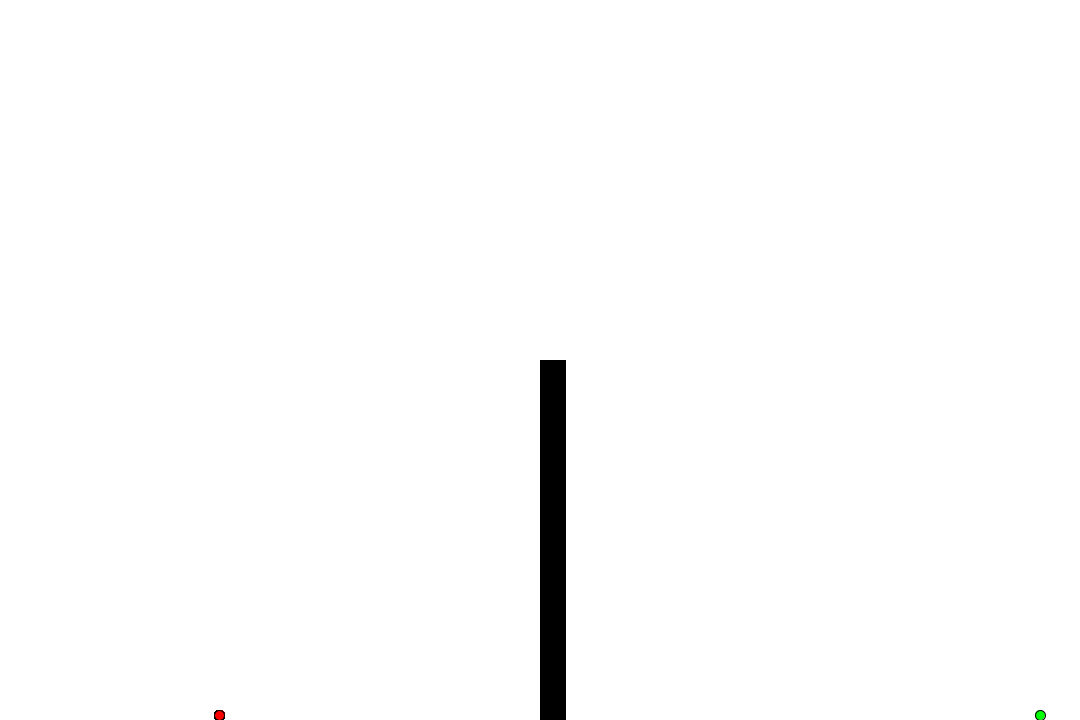
Frame 1 (no input)
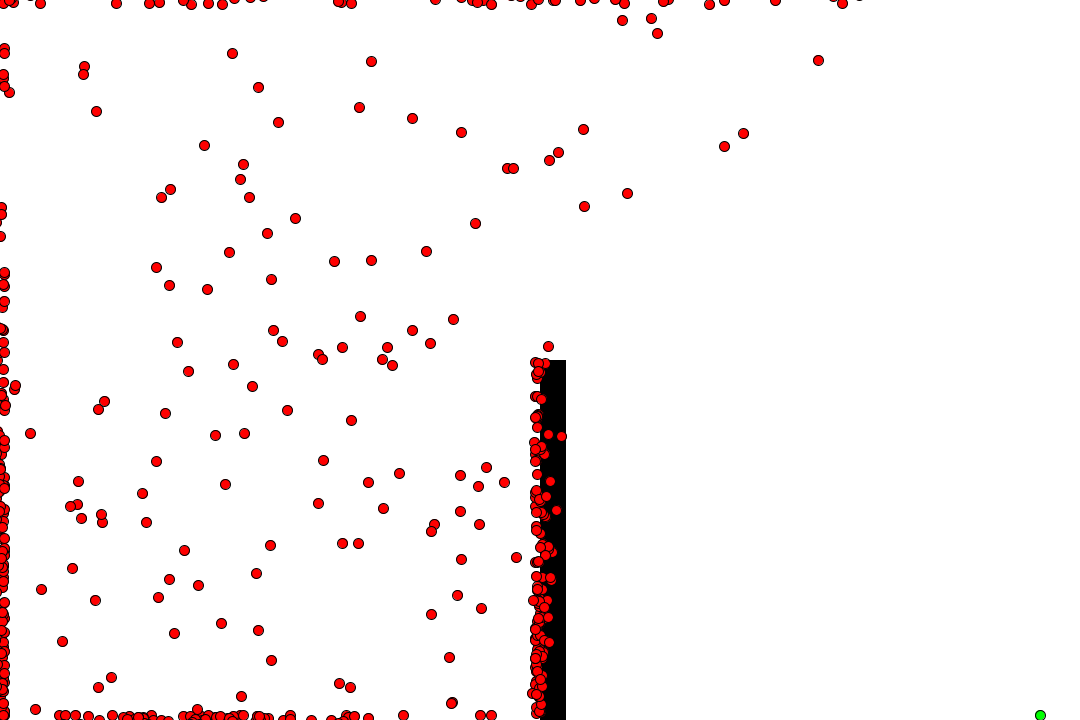
Frame 60 (the mouse pressed at the canvas centre just before this capture)
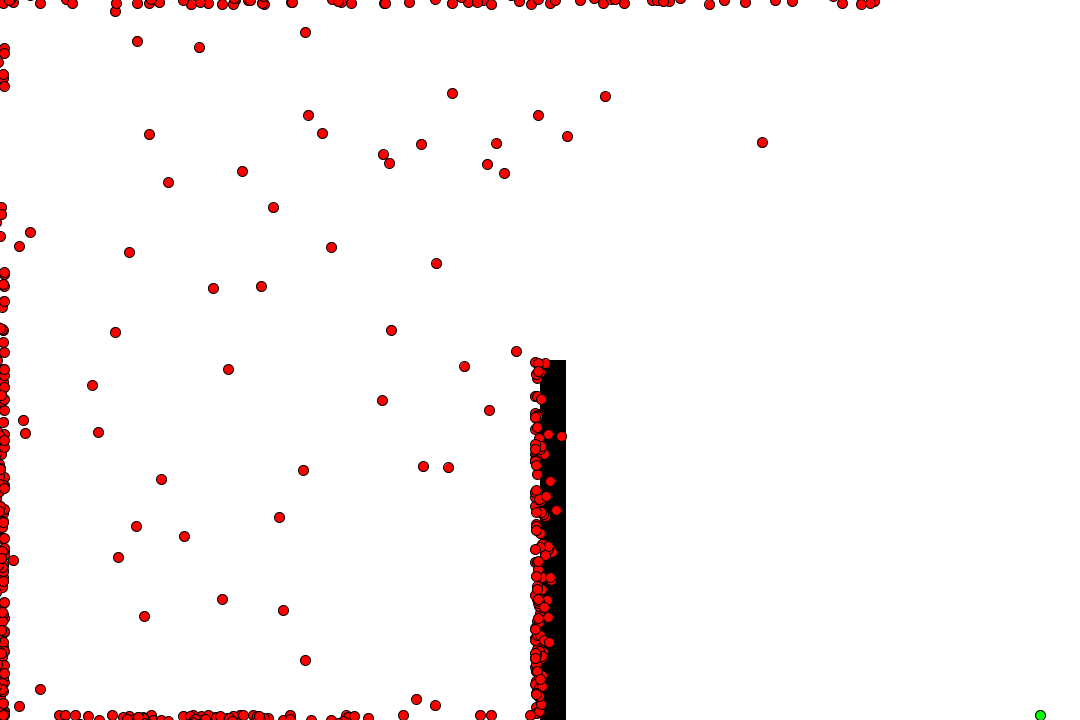
Frame 120 (the mouse held since frame 60 and released just before this capture)

The Processing sketch that drew these frames (run headless with seeded random() and noise(); from frame 60 on, the mouse is pressed at the canvas centre):

// Processing sketch: Simulation
// ── Simulation.pde
int iteration = 0; //<>//
Population pop;

void setup()
{
  size(1080,720);
  frameRate(120);
  background(255);
  pop = new Population(1000,true, width/2+500);
}

void draw()
{
  background(255);
  fill(0);
  rect(width/2,height/2,25,400);
  pop.drawing();
  pop.update();
  if(pop.everyone_dead())
  {  
     pop.new_pop(); //<>//
     iteration++;
     println("ITERATION: "+iteration);
  }
}

// ── Ball.pde
//Class that describe a single ball
class Ball
{
  PVector vel;
  PVector pos;
  float original_pos;              //starting position - it's implied that y coordinate is fixed at height-5
  float distance_from_target;
  boolean dead;
  Genome gen;
  PVector target;
  float fitness;
  Time time;

//Constructors  
  Ball()
  {
    dead = false;
    fitness = 0;
    time = new Time();
    original_pos = random(width/2-200);
    target = new PVector((width/2)+500,height-5);
    pos = new PVector (original_pos,height-5);
    float velx, vely = 0;
    gen = new Genome();
    distance_from_target = dist(pos.x,pos.y,target.x,target.y);
    velx = gen.j*distance_from_target+gen.l*distance_from_target;                     //the speed vector is built using the distance between the ball and the target (adjusted with coefficients)
    vely = gen.k*distance_from_target+gen.m*distance_from_target;
    vel = new PVector(velx,vely);
    

  }
  
  Ball(Time t, float op, PVector tgt)
  {
    dead = false;
    fitness = 0;
    original_pos = op;
    time = t;
    target = tgt;
    pos = new PVector (original_pos,height-5);
    float velx, vely = 0;
    gen = new Genome();
    distance_from_target = dist(pos.x,pos.y,target.x,target.y);
    velx = gen.j*distance_from_target+gen.l*distance_from_target;
    vely = gen.k*distance_from_target+gen.m*distance_from_target;
    vel = new PVector(velx,vely);
    
  }
  
   Ball(Genome g, Time t, float op, PVector tgt)
  {
    dead = false;
    fitness = 0;
    original_pos = op;
    time = t;
    target = tgt;
    pos = new PVector (original_pos,height-5);
    float velx, vely = 0;
    gen = new Genome(g);
    distance_from_target = dist(pos.x,pos.y,target.x,target.y);
    velx = gen.j*distance_from_target+gen.l*distance_from_target;
    vely = gen.k*distance_from_target+gen.m*distance_from_target;
    vel = new PVector(velx,vely);
   
  }
  
  //Methods
  
  //Sets the new speed of the ball (used when it's genome is changed)
  void set_vel()
  {
     float velx, vely = 0;
     velx = gen.j*distance_from_target+gen.l*distance_from_target;
     vely = gen.k*distance_from_target+gen.m*distance_from_target;
     vel = new PVector(velx,vely);
  }
  
//Describes parabolic motion
  void move()
  {
    float t = time.get_time();
    float vt = (float) this.vel.y*t*10;                //All the values are multiplied by a factor of 10 for the simulation
    float gt2 =(float) 1/2 * 9.8 * pow(t,2)*10;
    
    this.pos.y = (height-5) - vt + gt2;
    this.pos.x = original_pos + (this.vel.x * t * 10);
  }
  
 
  // Updates the position of the ball if it's not dead (has been stopped) and checks for collisions.
  //When the ball stops its fitness is calculated
  void update()
  {
    if(!dead)
    {
      move();
      if(this.pos.x<5 || this.pos.y<5 || this.pos.x >width-5 || this.pos.y > height-5 || this.pos.x>(width/2)-5 && this.pos.y>(height/2) && this.pos.x<(width/2)+30)
        dead = true;
        fitness = (1/(dist(pos.x,pos.y,target.x,target.y)*dist(pos.x,pos.y,target.x,target.y)))*1000000; // 1 over the sqare of distance multiplied by 1000000 because the values are too small.
    }
  }
  
  //Draws the balls using their positions
  void drawing()
  {
    if(gen.best)
    {
      fill(0,0,255);
    }
    else
    {
     fill(255,0,0);
    }
    ellipse(this.pos.x,this.pos.y,10,10);
  }
  
}

// ── Genome.pde
//Class that describes a genome
class Genome
{
  float j;
  float k;
  float l;
  float m;
  boolean best;             //checks if it's the best genome of the generation
  
  //Constructors
  
  Genome()
  {
    j = random(-0.1,0.1);
    k = random(-0.1,0.1);
    l = random(-0.1,0.1);
    m = random(-0.1,0.1);
    best = false;
  }
  
  Genome(Genome g)
  {
    this.j = g.j;
    this.k = g.k;
    this.l = g.l;
    this.m = g.m;
    this.best = g.best;
  }
  
  //Methods
  
  //4% chance of genome mutation
  //In case of mutation returns true
  boolean mutate()
  {
    boolean flag = false;
    float val = random(1);
    if(val <= 0.01)
    {
      j = random(-0.1,0.1);
      flag = true;
    }
      
    else if(val >0.01 && val<= 0.02)
    {
      k = random(-0.1,0.1);
      flag = true;
    }
    else if(val >0.02 && val<= 0.03)
    {
      l = random(-0.1,0.1);
      flag = true;
    }
    else if(val >0.03 && val<=0.04)
    {
      m = random(-0.1,0.1);
      flag = true;
    }
    return flag;
  }
  
}

// ── Population.pde
//Class that describes a population of balls
class Population
{
  ArrayList<Ball> pop;
  Time time;
  float start_point;                   //starting point for all the balls (it's used to set the "original_pos" variable inside a Ball object)
  boolean fixed_start_point;           //If it's set to true, all the generations of balls will have the same starting point of the first one
  PVector target;                      //Target position (used to set the same variable inside a Ball object)
  
  //Constructors
  
  Population()
  {
    fixed_start_point = false;
    start_point = random(width/2-200);
    target = new PVector((width/2)+500,height-5);
    pop = new ArrayList<Ball>();
    time = new Time();
    for(int i = 0;i < 1000; i++)
    {
      pop.add(new Ball(time,start_point,target));
    }
  }
  
  Population(int pop_size, boolean f, float x)     //size of population, starting point fixed or not, starting point for the first gen
  {
    fixed_start_point = f;
    start_point = random(width/2-200);
    target = new PVector(x,height-5);
    time = new Time();
    pop = new ArrayList<Ball>();
    for(int i = 0;i < pop_size; i++)
    {
      pop.add(new Ball(time,start_point,target));
    }
  }
  
  //Methods
  
  
  //Returns the sum of all the fitnesses of the balls
  float fitness_sum()
  {
    float counter = 0;
    for(int i = 0; i<pop.size();i++)
    {
      counter += pop.get(i).fitness;
    }
    return counter;
  }
  
  //Checks if all the balls are dead
  boolean everyone_dead()
  {
    boolean stop = false;
    boolean result = true;
    int i = 0;
    while(!stop && i<pop.size())
    {
      if(!pop.get(i).dead)
      {
        stop = true;
        result = false;
      }
      i++;
    }
    return result;
  }
  
  //Selects a breeder for reproduction (in this case asexual because thei are simple creatures like bacterias)
  Ball breeder_selection()
  {
    Ball p;
    float sum = 0;
    int i = 0;
    float random_treshold = random(fitness_sum()); //A value between 0 and the sum of al fitnesses
    while(i<pop.size() && sum<random_treshold )    //while there is still pop fitness to sum and the sum is less than the treshold, keep adding
    {                                              //the ball whose fitness excedes the treshold is selected as breeder
      sum += pop.get(i).fitness;                   //in this way the balls with higher fitness are more likely to be selected
      i++;
    }
    p = new Ball(pop.get(i-1).gen, time,start_point, target);
    return p;
  }
  
  //Selects the ball with the best fitness of the previous generation
  Ball best_fit()
  {
    int best_index = 0;
    Ball best_ball = new Ball(pop.get(0).gen,time,start_point, target);
    float best_fit = -1000;
    for(int i = 0;i<pop.size();i++)
    {
      pop.get(i).gen.best = false;
      if(pop.get(i).fitness>best_fit)
      {
        best_fit = pop.get(i).fitness;
        best_ball = new Ball(pop.get(i).gen,time,start_point, target);
        best_index = i;
      }
        
    }
    println("BEST FIT: "+best_fit);
    pop.get(best_index).gen.best = true;
    return best_ball;
  }
  
  
  //When everyone is dead, a new generation is created
  void new_pop()
  {
    boolean is_mutated = false;
    ArrayList<Ball> new_pop = new ArrayList<Ball>();
    time.reset_time();                                  //time is reset because the motion of the balls is strictly bound to time (their behaviour would be wrong without this)
    if(!fixed_start_point)
    {
      start_point = random(width/2-200);                //new starting position for next generation if the flag is set true
    }
    new_pop.add(best_fit());                            //The best ball of the previous generation is cloned
    println("NEW POP BEST: "+new_pop.get(0).gen.j+" "+new_pop.get(0).gen.k+" "+new_pop.get(0).gen.l+" "+new_pop.get(0).gen.m);
    for(int i = 1; i<pop.size();i++)
    {
      new_pop.add(breeder_selection());                  //Other balls are added using the breeder_selection function
      is_mutated = new_pop.get(i).gen.mutate();          //Each ball has a 4% chance of being mutated
      if(is_mutated)
      {                                                  
        new_pop.get(i).set_vel();                         //If a mutation occurred we have to set the speed again
        new_pop.get(i).gen.best = false;                  
      }
    }
    pop = new_pop;
  }
  
  //Updates the position of all the balls
   void update()
  {
     for(int i = 0;i<pop.size();i++)
    {
      pop.get(i).update();
    }
  }
  
  //Draws the new positions
    void drawing()
  {
    fill(0,255,0);
    ellipse(target.x,target.y,10,10);
    for(int i = 0;i<pop.size();i++)
    {
      pop.get(i).drawing();
    }    
  }
  
}

// ── Time.pde
//Class that handles time
class Time
{
  float current_time;
  float start_time;
 
  //Constructors
  Time()
  {
    start_time = (float) millis()/1000;
    current_time = 0.0;
  }
  //Methods
  
  //Resets the elapsed time (current_time) and sets "now" as the new start time
  void reset_time()
  {
    current_time = 0.0;
    start_time = (float) millis()/1000;
  }
  
  //Gets the current time from a defined start time
  float get_time()
  {
    return (((float) millis()/1000)-start_time);
  }
  
}
